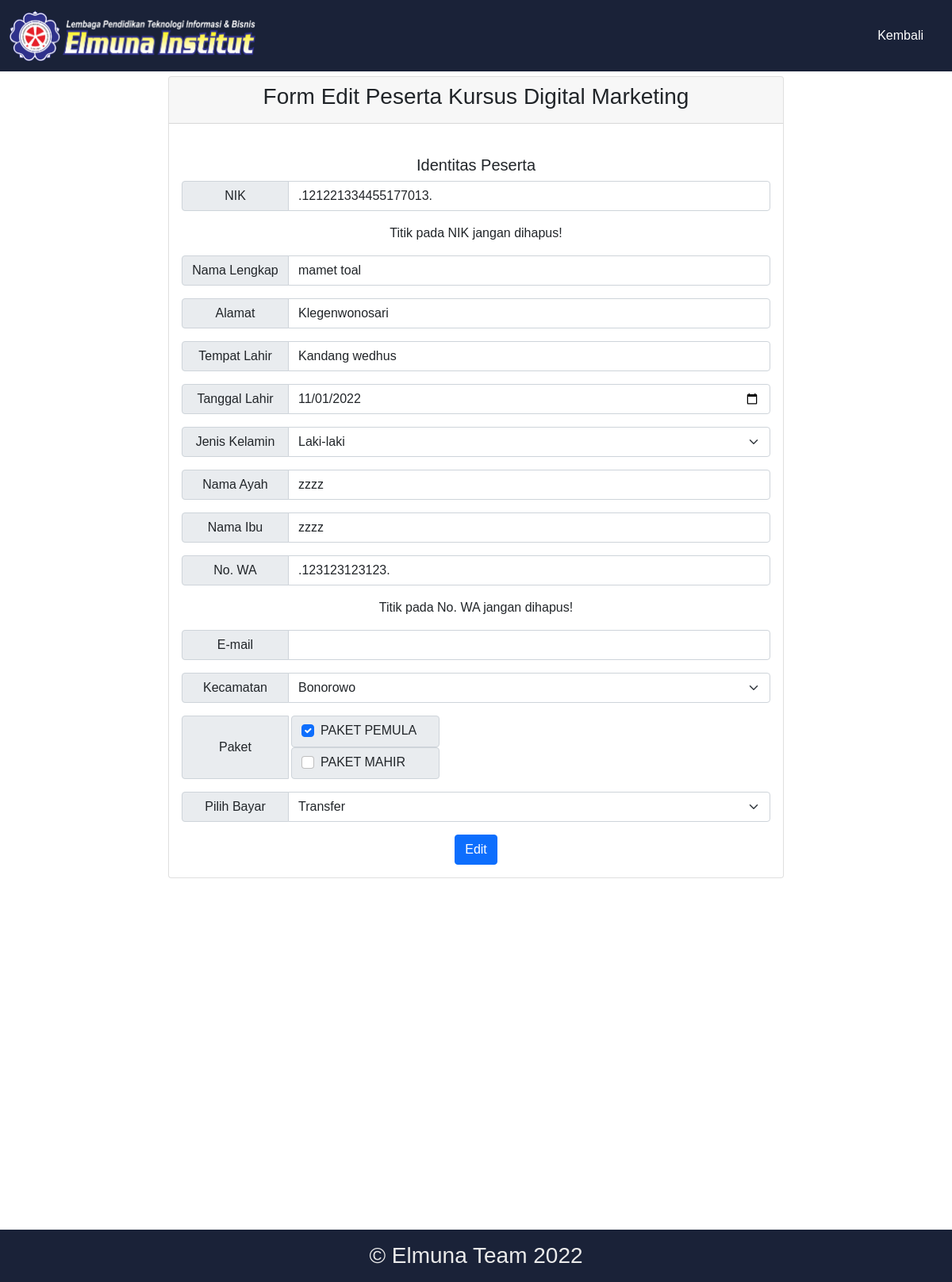
The app's page /form_edit_digital_market.php?id=4 with its own data.
### tables this page shows
CREATE TABLE `daftar_digital_market` (
  `id` int(11) NOT NULL,
  `nik` varchar(100) NOT NULL,
  `nama` varchar(100) NOT NULL,
  `alamat` varchar(100) NOT NULL,
  `tempat_lahir` varchar(100) NOT NULL,
  `tanggal_lahir` varchar(100) NOT NULL,
  `jk` varchar(100) NOT NULL,
  `nama_ayah` varchar(100) NOT NULL,
  `nama_ibu` varchar(100) NOT NULL,
  `telepon` varchar(100) NOT NULL,
  `email` varchar(100) NOT NULL,
  `kecamatan` varchar(100) NOT NULL,
  `paket` text NOT NULL,
  `pilih_bayar` varchar(100) NOT NULL,
  `tanggal_upload` timestamp NOT NULL DEFAULT current_timestamp()
);

### form_edit_digital_market.php (the view, shortened to what this page needs)
<?php
include 'koneksi.php';
$data_edit = mysqli_query($conn, "SELECT * FROM daftar_digital_market WHERE id = '" . $_GET['id'] . "'");
$result = mysqli_fetch_array($data_edit);
$datapaket = explode(', ', $result['paket']);
?>
<!DOCTYPE html>
<html lang="en">
<head>
    <link href="https://cdn.jsdelivr.net/npm/bootstrap@5.0.2/dist/css/bootstrap.min.css" rel="stylesheet">
</head>
<body>
    <header>
        <nav class="navbar navbar-expand-md navbar-dark fixed-top" style="background-color: #1A2238;">
            <div class="container-fluid">
                <a class="navbar-brand" href="index" style="margin-left: auto; margin-right: auto;">
                    <img src="assets/foto/elmuna.png" alt="" width="310,25px" height="64,25px">
                </a>
                <div class="collapse navbar-collapse" id="navbarSupportedContent">
                    <ul class="navbar-nav ms-auto mb-2 mb-lg-0">
                        <li class="nav-item mx-3">
                            <a class="nav-link active" href="data_peserta_digital_market">Kembali</a>
                        </li>
                    </ul>
                </div>
            </div>
        </nav>
    </header>
    <br><br><br><br>
    <div class="container">
        <div class="card">
            <div class="card-header">
                <center>
                    <h3>Form Edit Peserta Kursus Digital Marketing</h3>
                </center>
            </div>
            <br>
            <div class="card-body">
                <form action="" method="post">
                    <center>
                        <h5>Identitas Peserta</h5>
                    </center>
                    <div class="input-group mb-3">
                        <span class="input-group-text" style="width: 135px; justify-content:center;">
                            <center>NIK</center>
                        </span>
                        <input type="text" class="form-control" name="nik" value="<?php echo $result['nik'] ?>" required>
                    </div>
                    <center>
                        <p>Titik pada NIK jangan dihapus!</p>
                    </center>
                    <div class="input-group mb-3">
                        <span class="input-group-text" style="width: 135px; justify-content:center;">
                            <center>Nama Lengkap</center>
                        </span>
                        <input type="text" class="form-control" name="nama" value="<?php echo $result['nama'] ?>" required>
                    </div>
                    <div class="input-group mb-3">
                        <span class="input-group-text" style="width: 135px; justify-content:center;">
                            <center>Alamat</center>
                        </span>
                        <input type="text" class="form-control" name="alamat" value="<?php echo $result['alamat'] ?>" required>
                    </div>
                    <div class="input-group mb-3">
                        <span class="input-group-text" style="width: 135px; justify-content:center;">
                            <center>Tempat Lahir</center>
                        </span>
                        <input type="text" class="form-control" name="tempat_lahir" value="<?php echo $result['tempat_lahir'] ?>" required>
                    </div>
                    <div class="input-group mb-3">
                        <span class="input-group-text" style="width: 135px; justify-content:center;">
                            <center>Tanggal Lahir</center>
                        </span>
                        <input type="date" class="form-control" name="tanggal_lahir" value="<?php echo $result['tanggal_lahir'] ?>" required>
                    </div>
                    <div class="input-group mb-3">
                        <span class="input-group-text" style="width: 135px; justify-content:center;">
                            <center>Jenis Kelamin</center>
                        </span>
                        <select class="form-select" aria-label="Default select example" name="jk">
                            <option><?php echo $result['jk'] ?></option>
                        </select>
                    </div>
                    <div class="input-group mb-3">
                        <span class="input-group-text" style="width: 135px; justify-content:center;">
                            <center>Nama Ayah</center>
                        </span>
                        <input type="text" class="form-control" name="nama_ayah" value="<?php echo $result['nama_ayah'] ?>" required>
                    </div>
                    <div class="input-group mb-3">
                        <span class="input-group-text" style="width: 135px; justify-content:center;">
                            <center>Nama Ibu</center>
                        </span>
                        <input type="text" class="form-control" name="nama_ibu" value="<?php echo $result['nama_ibu'] ?>" required>
                    </div>
                    <div class="input-group mb-3">
                        <span class="input-group-text" style="width: 135px; justify-content:center;">
                            <center>No. WA</center>
                        </span>
                        <input type="text" class="form-control" name="telepon" value="<?php echo $result['telepon'] ?>" required>
                    </div>
                    <center>
                        <p>Titik pada No. WA jangan dihapus!</p>
                    </center>
                    <div class="input-group mb-3">
                        <span class="input-group-text" style="width: 135px; justify-content:center;">
                            <center>E-mail</center>
                        </span>
                        <input type="email" class="form-control" value="<?php echo $result['email'] ?>" name="email">
                    </div>
                    <div class="input-group mb-3">
                        <span class="input-group-text" style="width: 135px; justify-content:center;">
                            <center>Kecamatan</center>
                        </span>
                        <select class="form-select" aria-label="Default select example" name="kecamatan">
                            <option><?php echo $result['kecamatan'] ?></option>
                        </select>
                    </div>
                    <div class="input-group mb-3">
                        <span class="input-group-text" style="width: 135px; justify-content:center;">
                            <center>Paket</center>
                        </span>
                        <span>
                            <div class="input-group-text ms-1">
                                <div class="form-check form-check-inline">
                                    <input class="form-check-input" type="checkbox" id="inlineCheckbox1" name="paket[]" value="PAKET PEMULA" <?php if (in_array("PAKET PEMULA", $datapaket)) echo "checked"; ?>>
                                    <label class="form-check-label" for="inlineCheckbox1">PAKET PEMULA</label>
                                </div>
                            </div>
                            <div class="input-group-text ms-1">
                                <div class="form-check form-check-inline">
                                    <input class="form-check-input" type="checkbox" id="inlineCheckbox2" name="paket[]" value="PAKET MAHIR" <?php if (in_array("PAKET MAHIR", $datapaket)) echo "checked"; ?>>
                                    <label class="form-check-label" for="inlineCheckbox2">PAKET MAHIR</label>
                                </div>
                            </div>
                        </span>
                    </div>
                    <div class="input-group mb-3">
                        <span class="input-group-text" style="width: 135px; justify-content:center;">
                            <center>Pilih Bayar</center>
                        </span>
                        <select class="form-select" aria-label="Default select example" name="pilih_bayar">
                            <option><?php echo $result['pilih_bayar'] ?></option>
                        </select>
                    </div>
                    <center><button type="submit" class="btn btn-primary" name="edit">Edit</button></center>
                </form>
            </div>
        </div>
    </div>
    <footer style="text-align: center; background: #1A2238; color: #eaeaea; bottom: 0px; width: 100%; position: fixed;">
        <p>
        <h3>&copy; Elmuna Team 2022</h3>
        </p>
    </footer>
</body>
</html>

### form_edit_digital_market.php (style rules this page uses)
*, html, body { margin: 0; padding: 0; box-sizing: border-box; font-family: Arial, Helvetica, sans-serif; scroll-behavior: smooth; }
.container { max-width: 800px; height: 190vh; }

### records on screen
daftar_digital_market: nik ".121221334455177013.", nama "mamet toal", alamat "Klegenwonosari", tempat_lahir "Kandang wedhus", tanggal_lahir "11/01/2022", jk "Laki-laki", nama_ayah "zzzz", nama_ibu "zzzz", telepon ".123123123123.", kecamatan "Bonorowo", paket "☑", pilih_bayar "Transfer"
